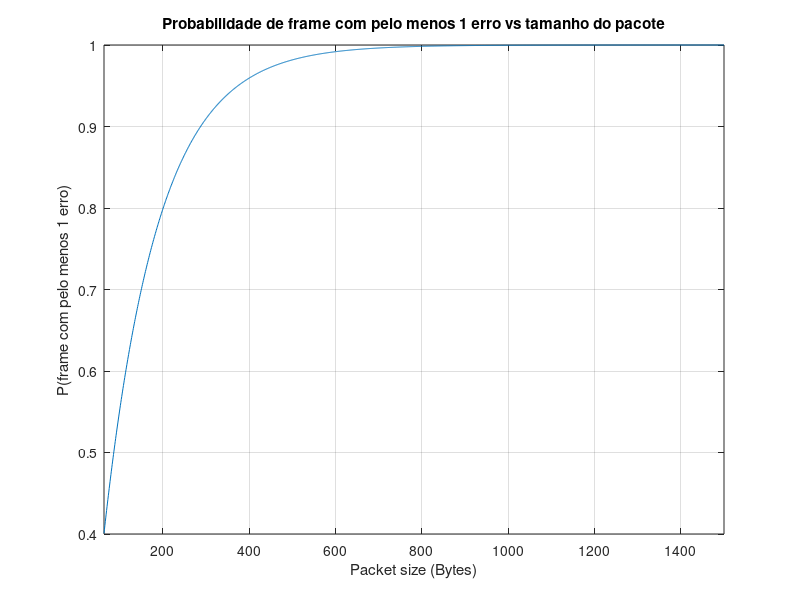

Write the MATLAB code that produced this figure.
%% 3a == 3b

% the probability of the link being in each of the five states
% the average percentage of time the link is in each of the five states

s = [1e-6, 1e-5, 1e-4, 1e-3, 1e-2];

p0 = 1 / (1 + 8/600 + 8/600 * 5/100 + 8/600 * 5/100 * 2/20 + 8/600 * 5/100 * 2/20 * 1/5);

p1 = p0 * 8/600;

p2 = p1 * 5/100;

p3 = p2 * 2/20;

p4 = p3 * 1/5;

p = [p0, p1, p2, p3, p4];

fprintf(' 1e-6: %.2e\n 1e-5: %.2e\n 1e-4: %.2e\n 1e-3: %.2e\n 1e-2: %.2e\n', p)

%% 3c

% the average ber of the link
result = s * p';
disp(result)


%% 3d

% the average holding time (in minutes) of the link in each of the five states

t0 = 1 / 8;

t1 = 1 / (5 + 600);

t2 = 1 / (2 + 100);

t3 = 1 / (1 + 20);

t4 = 1 / 5;

pt = [t0, t1, t2, t3, t4] * 60;

fprintf(' 1e-6: %.2f\n 1e-5: %.2f\n 1e-4: %.2f\n 1e-3: %.2f\n 1e-2: %.2f\n', pt)


%% 3e

% the probability of the link being in the normal state and in interference state

P_normal = p0 + p1 + p2;

P_interference = p3 + p4;

fprintf('Probabilidade normal: %.6f\n', P_normal)
fprintf('Probabilidade interferência: %.6e\n', P_interference)

%% 3f

% the average ber of the link when it is in the normal state and when it is
%  in the interference state

s_normal = s(1:3);  % prob BER
p_normal = p(1:3);  % prob do link estar nos 1os 3 estados
Ber_normal = sum(s_normal .* p_normal) / sum(p_normal);

s_interf = s(4:5);
p_interf = p(4:5);
Ber_interf = sum(s_interf .* p_interf) / sum(p_interf);

fprintf('Average BER (normal): %.2e\n', Ber_normal)
fprintf('Average BER (interference): %.2e\n', Ber_interf)

%% 3g

% probability of the packet being received by the destination station with 
% at least one error as a function of the packet size (from 64 Bytes up to 1500 Bytes)

p = 1e-3;                   % BER do link
pack_size = 64:1500;        % tamanho do pacote em Bytes
n_bits = pack_size * 8;     % número de bits por pacote

% Probabilidade de pelo menos 1 erro
P_error = 1 - (1 - p).^n_bits;


figure;
plot(pack_size, P_error);
grid on;
xlabel('Packet size (Bytes)');
ylabel('P(frame com pelo menos 1 erro)');
title('Probabilidade de frame com pelo menos 1 erro vs tamanho do pacote');
xlim([min(pack_size) max(pack_size)])
